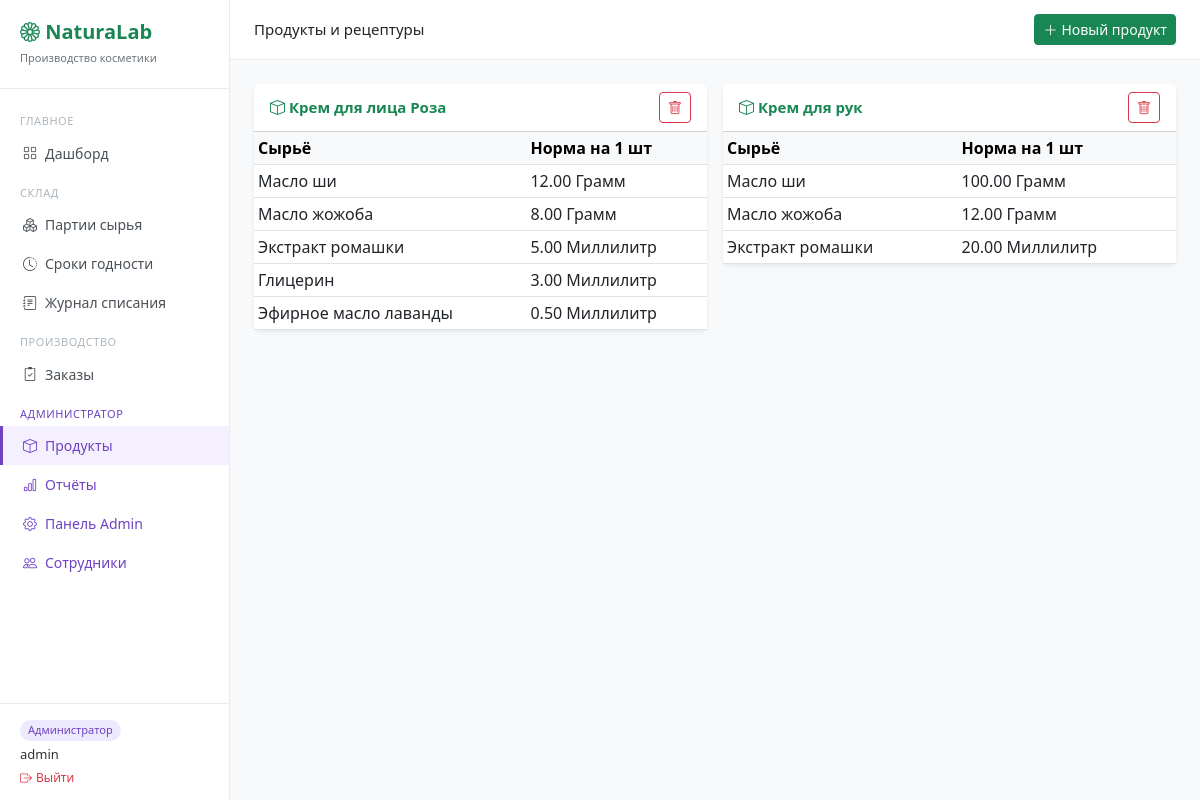
Screenshot of /products/ (signed in) with the database file from the repository.
### products/models.py (models this page shows, shortened)
class Product(models.Model):
    name        = models.CharField(max_length=200, verbose_name='Название продукта')
    description = models.TextField(blank=True, verbose_name='Описание')
    class Meta:
        verbose_name = 'Продукт'
        verbose_name_plural = 'Продукты'

class RecipeItem(models.Model):
    product           = models.ForeignKey(Product, on_delete=models.CASCADE,
                                          related_name='recipe_items', verbose_name='Продукт')
    ingredient        = models.ForeignKey(Ingredient, on_delete=models.PROTECT,
                                          verbose_name='Сырьё')
    quantity_per_unit = models.DecimalField(max_digits=10, decimal_places=5,
                                            verbose_name='Норма на 1 шт')
    class Meta:
        verbose_name = 'Состав рецептуры'

### warehouse/models.py (models this page shows, shortened)
class Ingredient(models.Model):
    UNIT_CHOICES = [
        ('kg', 'Килограмм'),
        ('g',  'Грамм'),
        ('l',  'Литр'),
        ('ml', 'Миллилитр'),
    ]
    name         = models.CharField(max_length=200, verbose_name='Название')
    unit         = models.CharField(max_length=10, choices=UNIT_CHOICES, verbose_name='Единица измерения')
    description  = models.TextField(blank=True, verbose_name='Описание')
    min_quantity = models.DecimalField(max_digits=10, decimal_places=2, default=0,
                                       verbose_name='Минимальный остаток')
    class Meta:
        verbose_name = 'Сырьё'
        verbose_name_plural = 'Сырьё'

### products/views.py (the view)
# urls.py: path('',                 views.product_list,   name='product-list'),
@admin_required
def product_list(request):
    products = Product.objects.prefetch_related('recipe_items__ingredient').all()
    return render(request, 'products/product_list.html', {'products': products})

### products/views.py (called while the page is built)
def admin_required(view_func):
    return user_passes_test(lambda u: u.is_superuser)(view_func)

### templates/products/product_list.html (shortened to what this page needs)
{% extends 'base.html' %}
{% block page_title %}Продукты и рецептуры{% endblock %}
{% block topbar_actions %}
  <a href="{% url 'product-create' %}" class="btn btn-success btn-sm">
    <i class="bi bi-plus-lg me-1"></i>Новый продукт
  </a>
{% endblock %}
{% block content %}
<div class="row g-3">
  {% for product in products %}
  <div class="col-md-6">
    <div class="card border-0 shadow-sm">
      <div class="card-header bg-white d-flex justify-content-between align-items-center">
        <span style="font-size:15px;font-weight:600;color:#198754">
         <i class="bi bi-box me-1"></i>{{ product.name }}
        </span>
        <form method="post" action="{% url 'product-delete' product.pk %}">
          <button type="submit" class="btn btn-sm btn-outline-danger"
            onclick="return confirm('Удалить продукт {{ product.name }}?')">
            <i class="bi bi-trash"></i>
          </button>
        </form>
      </div>
      <div class="card-body p-0">
        <table class="table table-sm mb-0">
          <thead class="table-light">
            <tr><th>Сырьё</th><th>Норма на 1 шт</th></tr>
          </thead>
          <tbody>
            {% for item in product.recipe_items.all %}
            <tr>
              <td>{{ item.ingredient.name }}</td>
              <td>{{ item.quantity_per_unit|floatformat:2 }} {{ item.ingredient.get_unit_display }}</td>
            </tr>
            {% empty %}
            <tr><td colspan="2" class="text-muted text-center py-2">Рецептура не задана</td></tr>
            {% endfor %}
          </tbody>
        </table>
      </div>
    </div>
  </div>
  {% empty %}
  <div class="col-12">
    <div class="card border-0 shadow-sm p-4 text-center text-muted">
      Продуктов пока нет — создайте первый!
    </div>
  </div>
  {% endfor %}
</div>
{% endblock %}

### templates/base.HTML (shortened to what this page needs)
<!DOCTYPE html>
<html lang="ru">
<head>
  <link href="https://cdn.jsdelivr.net/npm/bootstrap@5.3.0/dist/css/bootstrap.min.css" rel="stylesheet">
  <link href="https://cdn.jsdelivr.net/npm/bootstrap-icons@1.11.0/font/bootstrap-icons.css" rel="stylesheet">
</head>
<body>
<div class="sidebar">
  <div class="logo">
    <h5><i class="bi bi-flower1"></i> NaturaLab</h5>
    <small>Производство косметики</small>
  </div>
  <div style="flex:1;overflow-y:auto">
    <div class="nav-section">ГЛАВНОЕ</div>
    <a href="{% url 'dashboard' %}" class="nav-link {% if request.resolver_match.url_name == 'dashboard' %}active{% endif %}">
      <i class="bi bi-grid me-2"></i>Дашборд
    </a>
    <div class="nav-section">СКЛАД</div>
    <a href="{% url 'batch-list' %}" class="nav-link {% if 'batch' in request.resolver_match.url_name %}active{% endif %}">
      <i class="bi bi-boxes me-2"></i>Партии сырья
    </a>
    <a href="{% url 'expiry-list' %}" class="nav-link {% if request.resolver_match.url_name == 'expiry-list' %}active{% endif %}">
      <i class="bi bi-clock-history me-2"></i>Сроки годности
    </a>
    <a href="{% url 'writeoff-log' %}" class="nav-link {% if request.resolver_match.url_name == 'writeoff-log' %}active{% endif %}">
      <i class="bi bi-journal-text me-2"></i>Журнал списания
    </a>
    <div class="nav-section">ПРОИЗВОДСТВО</div>
    <a href="{% url 'order-list' %}" class="nav-link {% if 'order' in request.resolver_match.url_name %}active{% endif %}">
      <i class="bi bi-clipboard2-check me-2"></i>Заказы
    </a>
    {% if request.user.is_superuser %}
    <div class="nav-section" style="color:#6f42c1">АДМИНИСТРАТОР</div>
    <a href="{% url 'product-list' %}" class="nav-link admin-link {% if 'product' in request.resolver_match.url_name %}active{% endif %}">
      <i class="bi bi-box me-2"></i>Продукты
    </a>
    <a href="{% url 'reports' %}" class="nav-link admin-link {% if request.resolver_match.url_name == 'reports' %}active{% endif %}">
      <i class="bi bi-bar-chart me-2"></i>Отчёты
    </a>
    <a href="{% url 'admin:index' %}" class="nav-link admin-link" target="_blank">
      <i class="bi bi-gear me-2"></i>Панель Admin
    </a>
    <a href="{% url 'user-list' %}" class="nav-link admin-link {% if request.resolver_match.url_name == 'user-list' %}active{% endif %}">
      <i class="bi bi-people me-2"></i>Сотрудники
    </a>
    {% endif %}
  </div>
  <div style="padding:12px 20px;border-top:1px solid #e9ecef">
    <div style="margin-bottom:4px">
      {% if request.user.is_superuser %}
        <span class="user-badge badge-admin">Администратор</span>
      {% else %}
        <span class="user-badge badge-worker">Сотрудник</span>
      {% endif %}
    </div>
    <div style="font-size:13px;font-weight:500;color:#333">{{ request.user.username }}</div>
    <form method="post" action="{% url 'logout' %}" style="margin:0">
      <button type="submit" style="background:none;border:none;padding:0;font-size:12px;color:#dc3545;cursor:pointer">
        <i class="bi bi-box-arrow-right me-1"></i>Выйти
      </button>
    </form>
  </div>
</div>
<div class="topbar">
  <span style="font-size:15px;font-weight:500">{% block page_title %}{% endblock %}</span>
  <div class="d-flex gap-2">
    {% block topbar_actions %}{% endblock %}
  </div>
</div>
<div class="main-content">
  {% block content %}{% endblock %}
</div>
</body>
</html>

### templates/base.HTML (style rules this page uses)
body { background: #f8f9fa; }
.sidebar { min-height: 100vh; background: #fff; border-right: 1px solid #e9ecef; width: 230px; position: fixed; top: 0; left: 0; padding-top: 20px; display: flex; flex-direction: column; }
.sidebar .logo { padding: 0 20px 20px; border-bottom: 1px solid #e9ecef; margin-bottom: 12px; }
.sidebar .logo h5 { margin: 0; font-weight: 600; color: #198754; }
.sidebar .logo small { color: #6c757d; font-size: 11px; }
.sidebar .nav-link { color: #495057; padding: 9px 20px; font-size: 14px; border-left: 3px solid transparent; display: flex; align-items: center; }
.sidebar .nav-link.active { color: #198754; border-left-color: #198754; background: #f0fdf4; font-weight: 500; }
.sidebar .nav-section { font-size: 11px; color: #adb5bd; padding: 12px 20px 4px; letter-spacing: .05em; }
.sidebar .nav-link.admin-link { color: #6f42c1; }
.sidebar .nav-link.admin-link.active { color: #6f42c1; border-left-color: #6f42c1; background: #f5f0ff; }
.main-content { margin-left: 230px; padding: 24px; }
.topbar { background: #fff; border-bottom: 1px solid #e9ecef; padding: 14px 24px; margin-left: 230px; display: flex; align-items: center; justify-content: space-between; }
.user-badge { display: inline-block; padding: 2px 8px; border-radius: 99px; font-size: 11px; font-weight: 500; }
.badge-admin { background: #ede9fe; color: #6f42c1; }

### rows the page displays
Product: name "Крем для лица Роза"
RecipeItem: ingredient.name "Масло ши", quantity_per_unit "12.00", ingredient.unit "Грамм"
RecipeItem: ingredient.name "Масло жожоба", quantity_per_unit "8.00", ingredient.unit "Грамм"
RecipeItem: ingredient.name "Экстракт ромашки", quantity_per_unit "5.00", ingredient.unit "Миллилитр"
RecipeItem: ingredient.name "Глицерин", quantity_per_unit "3.00", ingredient.unit "Миллилитр"
RecipeItem: ingredient.name "Эфирное масло лаванды", quantity_per_unit "0.50", ingredient.unit "Миллилитр"
Product: name "Крем для рук"
RecipeItem: ingredient.name "Масло ши", quantity_per_unit "100.00", ingredient.unit "Грамм"
RecipeItem: ingredient.name "Масло жожоба", quantity_per_unit "12.00", ingredient.unit "Грамм"
RecipeItem: ingredient.name "Экстракт ромашки", quantity_per_unit "20.00", ingredient.unit "Миллилитр"

### other values shown
{{ request.user.username }} "admin"
